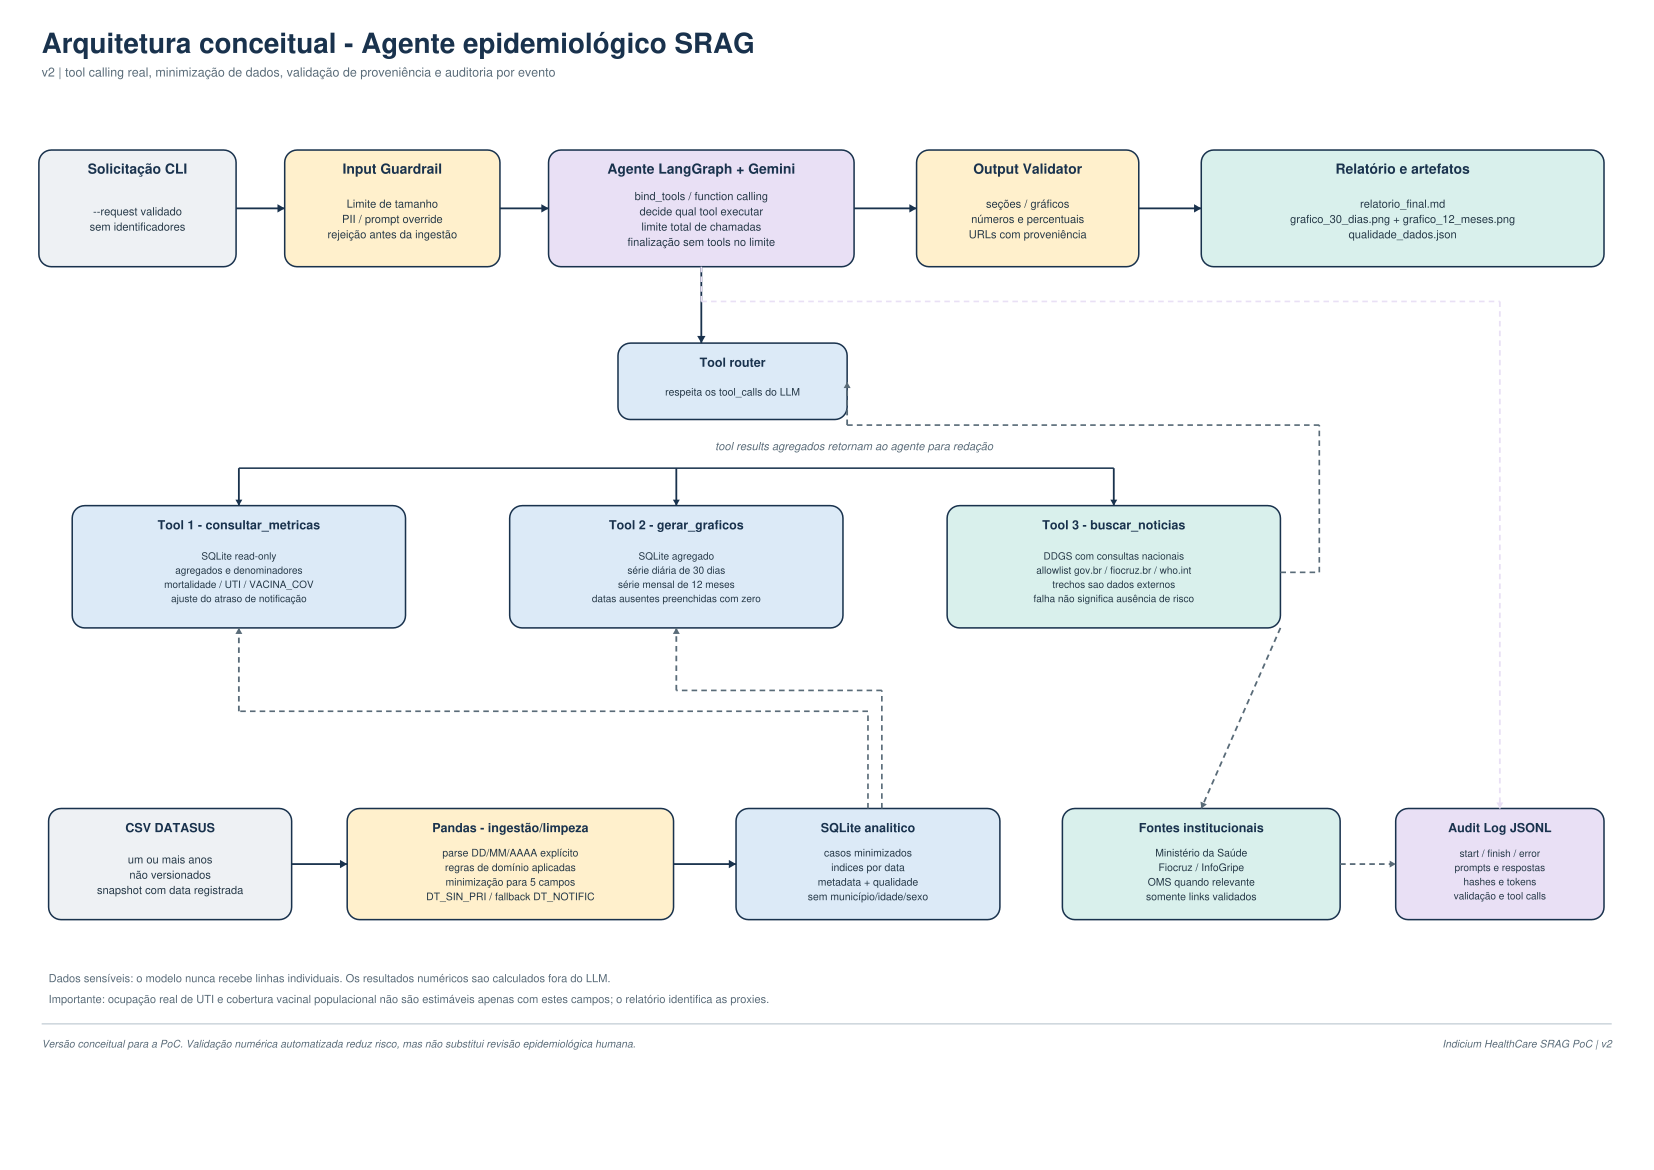

Generate this figure with Python:
"""Gera diagrama conceitual da arquitetura v2 em PDF (ReportLab)."""
from pathlib import Path
from reportlab.lib import colors
from reportlab.lib.pagesizes import A3, landscape
from reportlab.pdfgen import canvas
from reportlab.lib.utils import simpleSplit

OUT = Path(__file__).resolve().parent / "diagrama_arquitetura_v2.pdf"
PAGE_W, PAGE_H = landscape(A3)

NAVY = colors.HexColor("#19324D")
BLUE = colors.HexColor("#DCEAF7")
TEAL = colors.HexColor("#D9F0EC")
GOLD = colors.HexColor("#FFF0CC")
PURPLE = colors.HexColor("#E9E0F5")
GRAY = colors.HexColor("#EEF1F4")
DARK = colors.HexColor("#243746")
MUTED = colors.HexColor("#596B78")
WHITE = colors.white


def box(c, x, y, w, h, title, lines=(), fill=BLUE, stroke=NAVY, title_size=10, body_size=8):
    c.setFillColor(fill)
    c.setStrokeColor(stroke)
    c.setLineWidth(1.1)
    c.roundRect(x, y, w, h, 9, fill=1, stroke=1)
    c.setFillColor(NAVY)
    c.setFont("Helvetica-Bold", title_size)
    c.drawCentredString(x + w / 2, y + h - 17, title)
    body = "\n".join(lines)
    if body:
        c.setFillColor(DARK)
        c.setFont("Helvetica", body_size)
        wrapped = []
        for line in lines:
            wrapped.extend(simpleSplit(line, "Helvetica", body_size, w - 16))
        total_h = len(wrapped) * (body_size + 3)
        yy = y + (h - 18 + total_h) / 2 - body_size + 1
        for line in wrapped:
            c.drawCentredString(x + w / 2, yy, line)
            yy -= body_size + 3


def arrow(c, x1, y1, x2, y2, color=NAVY, dashed=False, width=1.3, head=6):
    c.saveState()
    c.setStrokeColor(color)
    c.setFillColor(color)
    c.setLineWidth(width)
    if dashed:
        c.setDash(4, 3)
    c.line(x1, y1, x2, y2)
    import math
    angle = math.atan2(y2 - y1, x2 - x1)
    left = (x2 - head * math.cos(angle - math.pi / 6), y2 - head * math.sin(angle - math.pi / 6))
    right = (x2 - head * math.cos(angle + math.pi / 6), y2 - head * math.sin(angle + math.pi / 6))
    path = c.beginPath()
    path.moveTo(x2, y2)
    path.lineTo(*left)
    path.lineTo(*right)
    path.close()
    c.drawPath(path, fill=1, stroke=0)
    c.restoreState()


def elbow_arrow(c, points, color=NAVY, dashed=False, head=6):
    for a, b in zip(points[:-2], points[1:-1]):
        c.saveState()
        c.setStrokeColor(color)
        c.setLineWidth(1.2)
        if dashed:
            c.setDash(4, 3)
        c.line(a[0], a[1], b[0], b[1])
        c.restoreState()
    arrow(c, *points[-2], *points[-1], color=color, dashed=dashed, head=head)


def main():
    c = canvas.Canvas(str(OUT), pagesize=landscape(A3))
    c.setTitle("Diagrama de Arquitetura - Indicium HealthCare SRAG PoC v2")
    c.setAuthor("Indicium HealthCare SRAG PoC")

    c.setFillColor(NAVY)
    c.setFont("Helvetica-Bold", 20)
    c.drawString(30, PAGE_H - 38, "Arquitetura conceitual - Agente epidemiológico SRAG")
    c.setFillColor(MUTED)
    c.setFont("Helvetica", 9)
    c.drawString(30, PAGE_H - 55, "v2 | tool calling real, minimização de dados, validação de proveniência e auditoria por evento")

    # Pipeline principal
    main_y, main_h = 650, 84
    box(c, 28, main_y, 142, main_h, "Solicitação CLI", ["--request validado", "sem identificadores"], fill=GRAY)
    box(c, 205, main_y, 155, main_h, "Input Guardrail", ["Limite de tamanho", "PII / prompt override", "rejeição antes da ingestão"], fill=GOLD)
    box(c, 395, main_y, 220, main_h, "Agente LangGraph + Gemini", ["bind_tools / function calling", "decide qual tool executar", "limite total de chamadas", "finalização sem tools no limite"], fill=PURPLE)
    box(c, 660, main_y, 160, main_h, "Output Validator", ["seções / gráficos", "números e percentuais", "URLs com proveniência"], fill=GOLD)
    box(c, 865, main_y, 290, main_h, "Relatório e artefatos", ["relatorio_final.md", "grafico_30_dias.png + grafico_12_meses.png", "qualidade_dados.json"], fill=TEAL)

    arrow(c, 170, main_y + main_h / 2, 205, main_y + main_h / 2)
    arrow(c, 360, main_y + main_h / 2, 395, main_y + main_h / 2)
    arrow(c, 615, main_y + main_h / 2, 660, main_y + main_h / 2)
    arrow(c, 820, main_y + main_h / 2, 865, main_y + main_h / 2)

    # Router de ferramentas e tools
    box(c, 445, 540, 165, 55, "Tool router", ["respeita os tool_calls do LLM"], fill=BLUE, title_size=9, body_size=7.5)
    arrow(c, 505, main_y, 505, 595)
    # Branch bus between router and tool cards
    bus_y = 505
    c.setStrokeColor(NAVY)
    c.setLineWidth(1.1)
    c.line(172, bus_y, 802, bus_y)
    for center in (172, 487, 802):
        arrow(c, center, bus_y, center, 478, head=5)
    box(c, 52, 390, 240, 88, "Tool 1 - consultar_metricas", ["SQLite read-only", "agregados e denominadores", "mortalidade / UTI / VACINA_COV", "ajuste do atraso de notificação"], fill=BLUE, title_size=9, body_size=7.2)
    box(c, 367, 390, 240, 88, "Tool 2 - gerar_graficos", ["SQLite agregado", "série diária de 30 dias", "série mensal de 12 meses", "datas ausentes preenchidas com zero"], fill=BLUE, title_size=9, body_size=7.2)
    box(c, 682, 390, 240, 88, "Tool 3 - buscar_noticias", ["DDGS com consultas nacionais", "allowlist gov.br / fiocruz.br / who.int", "trechos sao dados externos", "falha não significa ausência de risco"], fill=TEAL, title_size=9, body_size=7.2)
    c.setFillColor(MUTED)
    c.setFont("Helvetica-Oblique", 8)
    c.drawCentredString(615, 518, "tool results agregados retornam ao agente para redação")
    # Loop de retorno conceitual
    elbow_arrow(c, [(922, 430), (950, 430), (950, 536), (610, 536), (610, 567)], color=MUTED, dashed=True, head=5)

    # Camada de dados e fontes
    box(c, 35, 180, 175, 80, "CSV DATASUS", ["um ou mais anos", "não versionados", "snapshot com data registrada"], fill=GRAY, title_size=9)
    box(c, 250, 180, 235, 80, "Pandas - ingestão/limpeza", ["parse DD/MM/AAAA explícito", "regras de domínio aplicadas", "minimização para 5 campos", "DT_SIN_PRI / fallback DT_NOTIFIC"], fill=GOLD, title_size=9, body_size=7.5)
    box(c, 530, 180, 190, 80, "SQLite analitico", ["casos minimizados", "indices por data", "metadata + qualidade", "sem município/idade/sexo"], fill=BLUE, title_size=9, body_size=7.5)
    box(c, 765, 180, 200, 80, "Fontes institucionais", ["Ministério da Saúde", "Fiocruz / InfoGripe", "OMS quando relevante", "somente links validados"], fill=TEAL, title_size=9, body_size=7.5)
    box(c, 1005, 180, 150, 80, "Audit Log JSONL", ["start / finish / error", "prompts e respostas", "hashes e tokens", "validação e tool calls"], fill=PURPLE, title_size=9, body_size=7.2)

    arrow(c, 210, 220, 250, 220)
    arrow(c, 485, 220, 530, 220)
    arrow(c, 922, 390, 865, 260, color=MUTED, dashed=True, head=5)
    # Database connector - routed to metrics and charts without crossing text boxes.
    elbow_arrow(c, [(625, 260), (625, 330), (172, 330), (172, 390)], color=MUTED, dashed=True, head=5)
    elbow_arrow(c, [(635, 260), (635, 345), (487, 345), (487, 390)], color=MUTED, dashed=True, head=5)
    # Audit observes lifecycle of orchestration and validation.
    elbow_arrow(c, [(505, 650), (505, 625), (1080, 625), (1080, 260)], color=PURPLE, dashed=True, head=5)
    arrow(c, 965, 220, 1005, 220, color=MUTED, dashed=True, head=5)

    c.setFillColor(MUTED)
    c.setFont("Helvetica", 8)
    c.drawString(35, 135, "Dados sensíveis: o modelo nunca recebe linhas individuais. Os resultados numéricos sao calculados fora do LLM.")
    c.drawString(35, 120, "Importante: ocupação real de UTI e cobertura vacinal populacional não são estimáveis apenas com estes campos; o relatório identifica as proxies.")
    c.setStrokeColor(colors.HexColor("#CDD5DC"))
    c.line(30, 105, PAGE_W - 30, 105)
    c.setFont("Helvetica-Oblique", 7.5)
    c.drawString(30, 88, "Versão conceitual para a PoC. Validação numérica automatizada reduz risco, mas não substitui revisão epidemiológica humana.")
    c.drawRightString(PAGE_W - 30, 88, "Indicium HealthCare SRAG PoC | v2")

    c.showPage()
    c.save()
    print(OUT)


if __name__ == "__main__":
    main()
